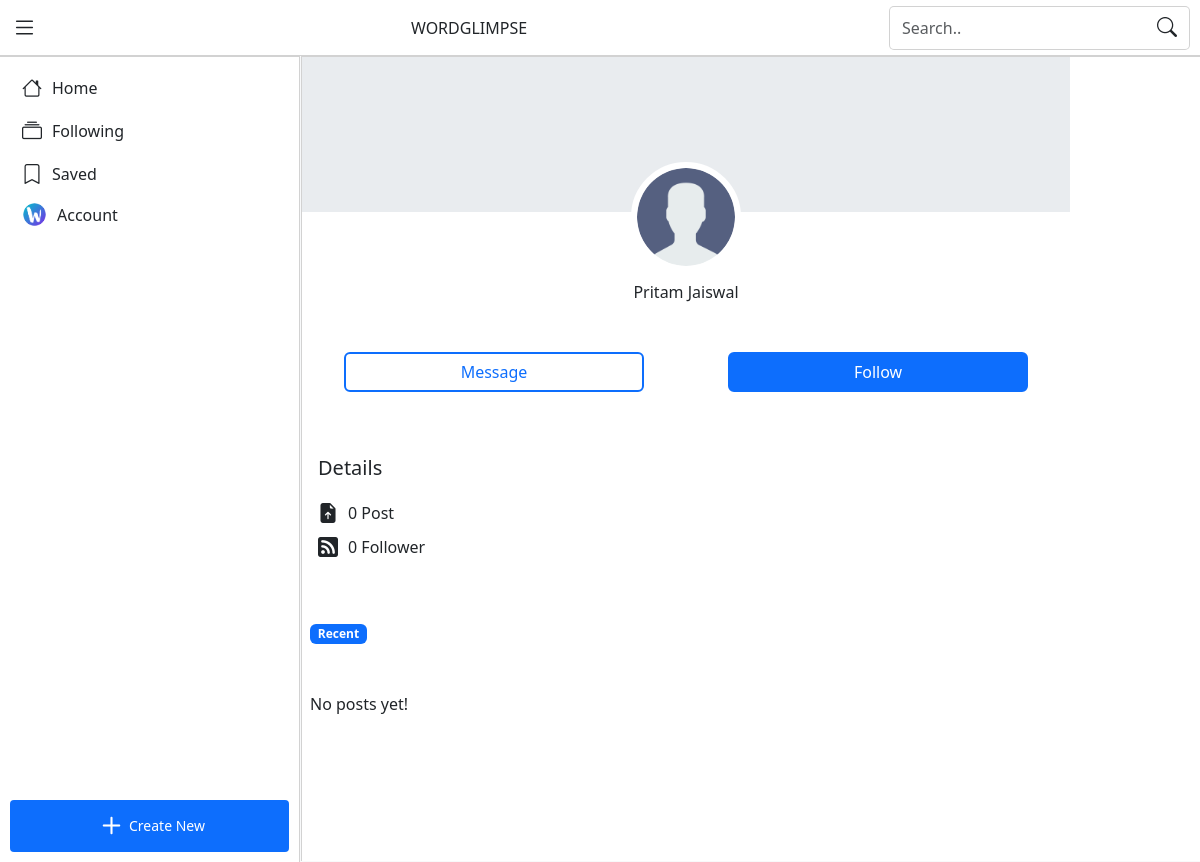
The page /profile?id=3 (signed in) on the database its author committed.
### tables this page shows
CREATE TABLE users (
    id INTEGER NOT NULL PRIMARY KEY,
    fname TEXT NOT NULL,
    lname TEXT,
    email TEXT NOT NULL UNIQUE,
    password TEXT NOT NULL, -- hashed password
    avatar TEXT,
    cover TEXT,
    bio TEXT,
    profession TEXT,
    public_email TEXT, -- Visiable email in profile
    username TEXT UNIQUE,
    -- Social media
    facebook TEXT,
    github TEXT,
    linkedin TEXT,
    instagram TEXT,
    twitter TEXT,
    website TEXT,
    -- Account Info
    created_at DATETIME NOT NULL DEFAULT CURRENT_TIMESTAMP,
    last_active DATETIME,
    -- Settings
    offer_messaging INTEGER DEFAULT 1, -- INTEGER 0 for no or 1 for yes
    post_reported_times INTEGER DEFAULT 0 -- Times reported post by other users
);

### user/main.py (the view)
@main_bp.route("/profile")
def id_profile():
    profile_id = request.args.get("id")
    if not profile_id or profile_id == "":
        if session.get("user_id") is not None:
            return redirect("/profile?id=" + str(session["user_id"]))
        else:
            return redirect("/login")
    profiles = db.execute("SELECT * FROM users WHERE id = ?",  profile_id)
    if len(profiles) == 0:
        return apology("The user your are looking for was not found!", 404)
    if profiles[0]["username"] != None:
        username_link = "/@" + profiles[0]["username"]
        return redirect(username_link)
    return send_profile_data(profile_id)

### app.py (called while the page is built)
@app.after_request
def after_request(response):
    response.headers["Cache-Control"] = "no-cache, no-store, must-revalidate"
    response.headers["Expires"] = 0
    response.headers["Pragma"] = "no-cache"
    return response

@app.template_filter('short_number')
def short_number_format(value):
    if value >= 1_000_000:
        formatted_value = f'{value / 1_000_000:.1f}M'
    elif value >= 1_000:
        formatted_value = f'{value / 1_000:.1f}k'
    else:
        return str(value)
    if formatted_value.endswith('.0k'):
        formatted_value = formatted_value[:-3] + 'k'
    elif formatted_value.endswith('.0M'):
        formatted_value = formatted_value[:-3] + 'M'
    return formatted_value

@app.context_processor
def inject_user():
    if session.get("user_id") is None:
            return dict(categories=CATEGORIES)
    users = db.execute("SELECT * FROM users WHERE id = ?", session["user_id"])
    if len(users) == 0:
        """If user is not found, logout"""
        session.clear()
        return redirect("/")
    return dict(categories=CATEGORIES, user=users[0])

### user/main.py (called while the page is built)
def send_profile_data(profile_id):
    profiles = db.execute("SELECT * FROM users WHERE id = ?",  profile_id)
    followers = db.execute("SELECT COUNT(id) AS total FROM followings WHERE profile_id = ?", profile_id)
    posts = db.execute("SELECT COUNT (id) AS total FROM posts WHERE user_id = ?", profile_id)
    following = False
    if session.get("user_id") is not None:
        rows = db.execute("SELECT id FROM followings WHERE user_id = ? AND profile_id = ?", session["user_id"], profile_id)
        if len(rows) > 0:
            following = True
    return render_template("profile.html", profile=profiles[0], total_followers=followers[0]["total"], following=following, total_posts=posts[0]["total"])

### templates/profile.html (shortened to what this page needs)
{% extends "layout.html" %}
{% block content %}
    <div class="middle-content">
        <section class="mb-5 d-block w-100">
            {% if profile['cover'] %}
                <img src="{{ profile['cover'] }}" alt="Cover Photo" class="cover-img">
            {% else %}
                <div class="fake-cover-img"></div>
            {% endif %}
            <img src="{% if profile['avatar'] %}{{ profile['avatar'] }}{% else %}/static/image/user.png{% endif %}" alt="{% if profile['avatar'] %}{{ profile['fname'] }}{% else %}User{% endif %}" class="avatar-img">
            <p class="text-center pt-2">{{ profile['fname'] }} {% if profile['lname'] %}{{ profile['lname'] }}{% endif %}</p>
            <div class="mt-5 mb-2 d-flex flex-row align-items-center justify-content-around">
                {% if user %}
                    {% if profile['offer_messaging'] == 1 %}
                        {% if profile['id'] == user['id'] %}
                            <button type="button" class="btn text-primary profile-btn-top">Message</button>
                        {% else %}
                            <button type="button" class="btn text-primary profile-btn-top">Message</button>
                        {% endif %}
                    {% else %}
                        <button type="button" class="btn text-primary profile-btn-top">Posts</button>
                    {% endif %}
                    {% if profile['id'] == user['id'] %}
                        <button type="button" class="btn btn-primary profile-btn-top">Follow</button>
                    {% else %}
                        <button type="button" class="btn btn-primary profile-btn-top" title="{% if following %}Unfollow{% else %}Follow{% endif %}" onclick="follow_profile(this, '{{ profile.id }}')">{% if following %}Following{% else %}Follow{% endif %}</button>
                    {% endif %}
                {% endif %}
            </div>
        </section>
        <section class="p-3 mb-3">
            <h5 class="mb-3">Details</h5>
            <ul class="list-unstyled profile-about-list">
                <li>
                    <i class="bi bi-file-earmark-arrow-up-fill"></i>
                    <span>
                        {{ total_posts|short_number }} {% if total_posts == 0 or total_posts == 1 %}Post{% else %}Posts{% endif %}
                    </span>
                </li>
                <li>
                    <i class="bi bi-rss-fill"></i>
                    <span>
                        <span id="total_followers" data-total-followers="{{ total_followers }}">{{ total_followers|short_number }}</span>
                        <span id="total_followers_text">{% if total_followers == 0 or total_followers == 1 %}Follower{% else %}Followers{% endif %}</span>
                    </span>
                </li>
            </ul>
        </section>
        <section class="p-2">
            <div class="mb-5">
                <p><span class="badge text-bg-primary">Recent</span></p>
            </div>
            <div class="mb-3">
                <p>No posts yet!</p>
            </div>
        </section>
    </div>
{% endblock %}

### templates/layout.html (shortened to what this page needs)
{% extends 'base.html' %}
{% block body %}
    <header class="fixed-top bg-body d-flex flex-row justify-content-between align-items-center">
        <button type="button" class="btn" title="Menu" data-bs-toggle="offcanvas" data-bs-target="#leftMenu" aria-controls="leftMenu">
            <i class="bi bi-list" style="font-size:25px;"></i>
        </button>
        <a href="/" title="Wordglimpse" class="navbar-brand">WORDGLIMPSE</a>
        <div class="d-none d-sm-inline-block" id="searchContainer">
            <form action="/search" method="get" class="bg-body d-flex flex-row align-items-center" id="searchForm">
                <input class="form-control" type="search" name="q" id="searchInput" placeholder="Search.." autocomplete="off" autofocus>
                <button type="submit" class="btn" title="Search">
                    <i class="bi bi-search"></i>
                </button>
            </form>
        </div>
    </header>
    <main class="tab-content main bg-body" id="mainTabContent">
        <div class="tab-pane fade" id="content-tab-pane" role="tabpanel" aria-labelledby="content-tab" tabindex="0">
            {% block content %}{% endblock %}
        </div>
    </main>
    <nav class="sidenav-md-left d-block d-md-flex flex-column justify-content-between bg-body">
        <div class="bottom-nav bg-body" role="tablist">
            <button class="btn active" type="button" title="Home" id="home-tab" data-bs-toggle="tab" data-bs-target="#home-tab-pane" role="tab" aria-controls="home-tab-pane" aria-selected="false" onclick="load_content('/')">
                <i class="bi bi-house"></i>
                <span>Home</span>
            </button>
            <button class="btn" type="button" title="Following" {% if user %} id="following-tab" data-bs-toggle="tab" data-bs-target="#following-tab-pane" role="tab" aria-controls="following-tab-pane" aria-selected="true" onclick="load_content('/following')" {% else %} data-bs-toggle="modal" data-bs-target="#loginRequiredModal" {%endif %}>
                <i class="bi bi-collection"></i>
                <span>Following</span>
            </button>
            <button class="btn" type="button" title="Saved" {% if user %} id="saved-tab" data-bs-toggle="tab"
                data-bs-target="#saved-tab-pane" role="tab" aria-controls="saved-tab-pane" aria-selected="true"
                onclick="load_content('/saved')" {% else %} data-bs-toggle="modal" data-bs-target="#loginRequiredModal" {%
                endif %}>
                <i class="bi bi-bookmark"></i>
                <span>Saved</span>
            </button>
            <button class="btn" type="button" title="Account" {% if user %} data-bs-toggle="offcanvas"
                data-bs-target="#sideNav" aria-controls="sideNav" {% else %} data-bs-toggle="modal"
                data-bs-target="#loginRequiredModal" {% endif %}>
                {% if user %}
                    <img src="{% if user.avatar %}{{ user.avatar }}{% else %}/static/image/user.png{% endif %}" title="Account">
                {% else %}
                    <i class="bi bi-person-circle"></i>
                {% endif %}
                <span>Account</span>
            </button>
        </div>
        <div class="d-none d-md-flex justify-content-center align-items-center">
            <button class="btn btn-sm p-0 btn-primary d-flex justify-content-center align-items-center" type="button"
                title="Create New" style="width:100%;max-width: 300px;" {% if user %} data-bs-toggle="offcanvas"
                data-bs-target="#newPostCard" aria-controls="newPostCard" {% else %} data-bs-toggle="modal"
                data-bs-target="#loginRequiredModal" {% endif %}>
                <i class="bi bi-plus" style="font-size:35px;"></i>
                <span>Create New</span>
            </button>
        </div>
    </nav>
{% endblock %}

### static/css/styles.css (style rules this page uses)
* { -ms-overflow-style: none; scrollbar-width: none; }
.bi { font-size: 20px; }
.btn { border:none; }
header { padding: 0.5px 0; border-bottom: 1px solid var(--bs-border-color-translucent); z-index: 999; }
.main { border-top: 1px solid var(--bs-border-color-translucent); border-bottom: 1px solid var(--bs-border-color-translucent); position: fixed; top: 49px; bottom: 65px; left: 0; right: 0; overflow-y: auto; }
.middle-content { width: 100%; max-width: 768px; }
.sidenav-md-left { position: fixed; bottom: 0; left: 0; right: 0; z-index: 999; border-top: 1px solid var(--bs-border-color-translucent); }
.bottom-nav { display: flex; flex-direction: row; align-items: center; justify-content: space-around; }
.bottom-nav .btn { display: flex; flex-direction: column; align-items: center; justify-content: center; }
.bottom-nav .btn img { width: 25px; height: 25px; object-fit: cover; border: 1.5px solid #fff; border-radius: 50%; }
.bottom-nav .btn span { font-size: 70%; }
.fake-cover-img { height: 125px; width: 100%; background-color: var(--bs-secondary-bg); }
.avatar-img { width: 110px; height: 110px; border: 6px solid var(--bs-body-bg); border-radius: 50%; object-fit:cover; margin-top: -50px; position: relative; display: block; margin-left: auto; margin-right: auto; background-color: var(--bs-body-bg); }
.profile-btn-top, .profile-btn-top:hover { width: 45%; max-width: 300px; border:2px solid var(--bs-primary); }
.profile-about-list li { display: flex; flex-direction: row; align-items: center; gap: 10px; word-wrap: break-word; word-break: break-all; white-space: normal; overflow: hidden; padding:2px 0; }
@media screen and (min-width:576px) { .main { top: 54px; } }
@media screen and (min-width:576px) { #searchContainer { background-color: var(--bs-body-bg); padding-top: 5px; padding-bottom: 5px; padding-right: 10px; } }
@media screen and (min-width:576px) { #searchForm { padding: 0; border: 1px solid var(--bs-border-color-translucent); border-radius: 5px; } }
@media screen and (min-width:576px) { #searchInput { border:none; } }
@media screen and (min-width:576px) { .fake-cover-img, .cover-img { height: 145px; } }
@media screen and (min-width:768px) { .main { top: 56px; bottom:1px; left: calc(25% + 1px); border-left: 1px solid var(--bs-border-color-translucent); border-bottom: 0; } }
@media screen and (min-width:768px) { .sidenav-md-left { top: 56px; width: 25%; padding: 10px; border-right: 1px solid var(--bs-border-color-translucent); } }
@media screen and (min-width:768px) { .bottom-nav { flex-direction: column; align-items: flex-start; justify-content: flex-start; } }
@media screen and (min-width:768px) { .bottom-nav .btn { width: 100%; flex-direction: row; justify-content: flex-start; gap: 10px; margin-bottom: 1px; } }
@media screen and (min-width:768px) { .bottom-nav .btn span { font-size: 100%; } }
@media screen and (min-width:768px) { .fake-cover-img, .cover-img { height: 155px; } }

### rows shown on the page
users: fname "Pritam", lname "Jaiswal"
users: avatar (picture)

### other values the page prints
{{ total_posts|short_number }} "0"
{{ total_followers|short_number }} "0"
